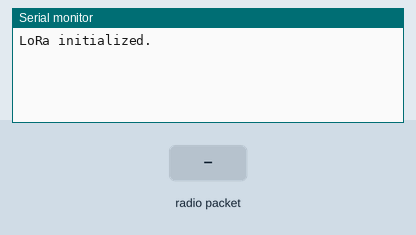
Recording of a sketch running on a simulated Arduino Uno, built with avr-gcc and run on an emulated ATmega328P. Shown: the last lines printed to the serial monitor. Inputs (shaded band) come from the test bench. No radio packets arrive unless stated.

Above: at 1.2 s.
1.3 s: radio packet "1" arrives
At 3.5 s:
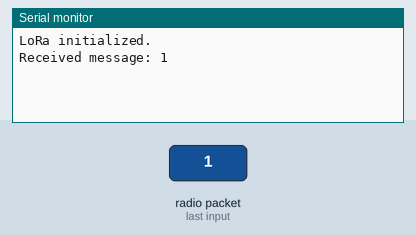
3.8 s: radio packet "0" arrives
At 5.2 s:
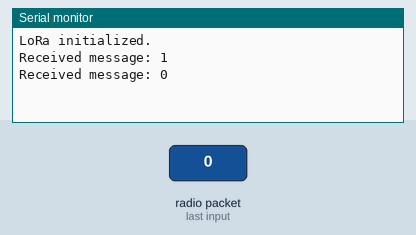
5.3 s: radio packet "2" arrives
At 6.6 s:
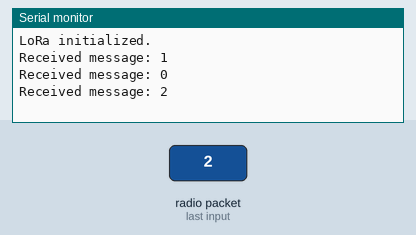

The sketch:

LoRa_receiver.ino
```cpp
#include <SPI.h>
#include <LoRa.h>

// Define LoRa pins
#define SS 15
#define RST -1
#define DIO0 5

void setup() {
  Serial.begin(9600);
  LoRa.setPins(SS, RST, DIO0);

  if (!LoRa.begin(915E6)) {
    Serial.println("LoRa init failed!");
    while (1);
  }

  // Optimize for long range
  LoRa.setSpreadingFactor(12);  // Maximum range (SF12)
  LoRa.setSignalBandwidth(125E3);  // Lower bandwidth for longer range (125 kHz)

  Serial.println("LoRa initialized.");
}

void loop() {
  int packetSize = LoRa.parsePacket();
  if (packetSize) {
    // Received a packet
    String message = LoRa.readString();
    Serial.println("Received message: " + message);
  }
}
```

Measured:
- after the input at 1.3 s, the serial monitor: prints a new line after 1.0 s (image 1)
- after the input at 3.8 s, the serial monitor: prints a new line after 1.0 s (image 2)
- after the input at 5.3 s, the serial monitor: prints a new line after 1.0 s (image 3)
